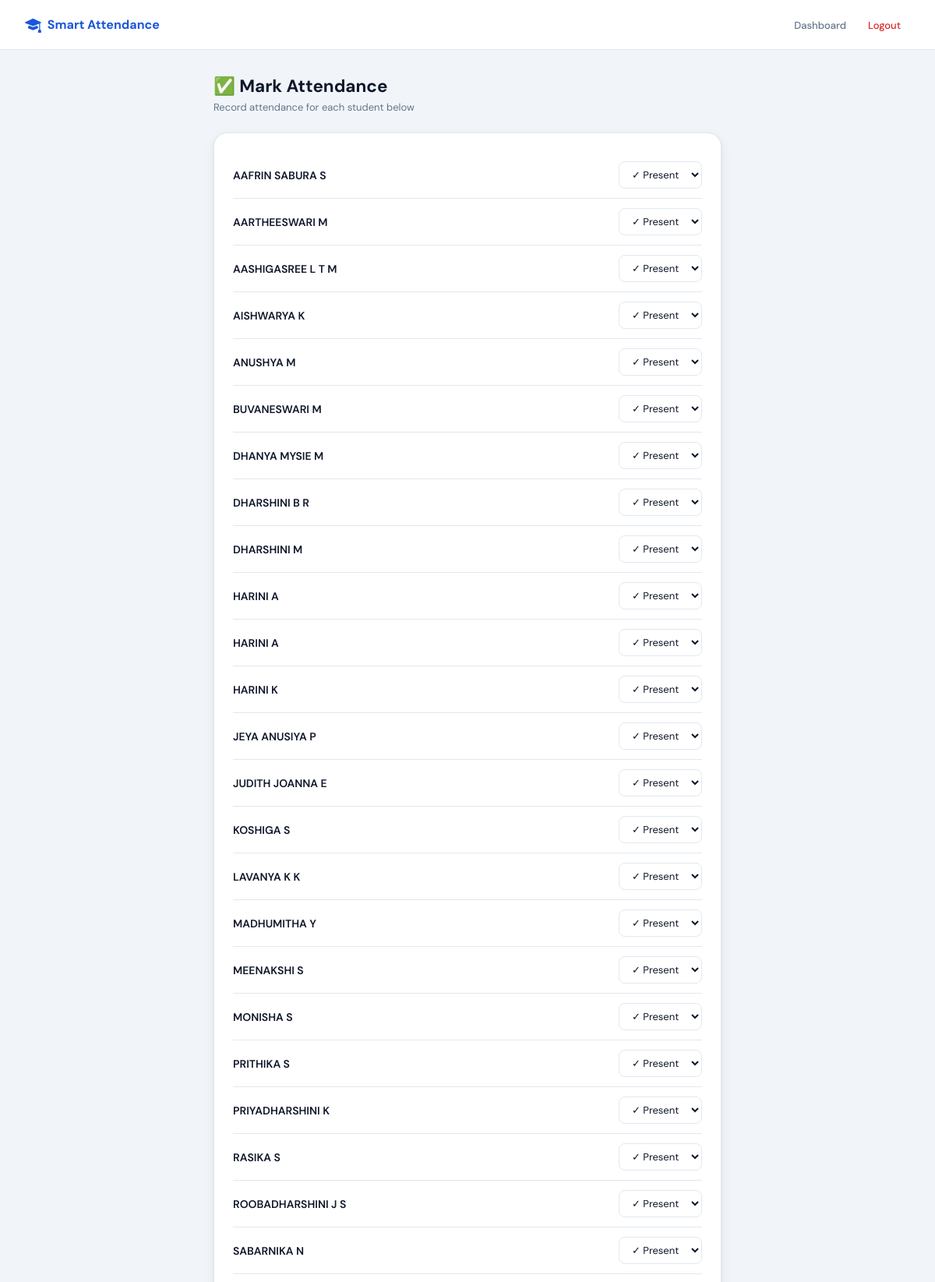
The app's page /teacher/mark-attendance/ (signed in, upper part) with its own data.
### leave_app/models.py (models this page shows, shortened)
class Student(models.Model):
    name = models.CharField(max_length=100)
    roll_no = models.CharField(max_length=20, unique=True)
    password = models.CharField(max_length=255)

### leave_app/views.py (the view, shortened to what this page needs)
# urls.py: path('teacher/mark-attendance/', views.mark_attendance, name='mark_attendance'),
@login_required
def mark_attendance(request):
    if not request.user.is_staff:
        return HttpResponse("❌ Only Teachers Allowed")
    students = Student.objects.all()
    return render(request, 'mark_attendance.html', {'students': students})

### templates/mark_attendance.html (shortened to what this page needs)
<!DOCTYPE html>
<html lang="en">
<head>
  <link href="https://cdn.jsdelivr.net/npm/bootstrap-icons@1.10.5/font/bootstrap-icons.css" rel="stylesheet"/>
</head>
<body>
<nav class="sa-nav">
  <a class="sa-nav-brand" href="{% url 'teacher_dashboard' %}">
    <i class="bi bi-mortarboard-fill" style="font-size:1.3rem;"></i> Smart Attendance
  </a>
  <ul class="sa-nav-links">
    <li><a href="{% url 'teacher_dashboard' %}">Dashboard</a></li>
    <li><a href="{% url 'logout' %}" class="logout">Logout</a></li>
  </ul>
</nav>
<div class="sa-page">
  <div class="page-header">
    <h1>✅ Mark Attendance</h1>
    <p>Record attendance for each student below</p>
  </div>
  <div class="sa-card">
    <form method="POST">
      {% for student in students %}
      <div class="student-row">
        <span class="student-name">{{ student.name }}</span>
        <select class="att-select" name="status_{{ student.id }}">
          <option value="Present">✓ Present</option>
        </select>
      </div>
      {% endfor %}
    </form>
  </div>
</div>
</body>
</html>

### templates/mark_attendance.html (style rules this page uses)
:root { --primary:#1a56db;--primary-dk:#1342b0;--primary-lt:#e8f0fd;--accent:#0ea472;--accent-lt:#e6f7f1;--surface:#fff;--bg:#f1f5f9;--border:#e2e8f0;--text:#0f172a;--muted:#64748b;--danger:#dc2626; }
*,*::before,*::after { box-sizing:border-box;margin:0;padding:0; }
body { font-family:'DM Sans',sans-serif;background:var(--bg);color:var(--text);min-height:100vh;display:flex;flex-direction:column; }
.sa-nav { height:64px;background:var(--surface);border-bottom:1px solid var(--border);display:flex;align-items:center;padding:0 32px;gap:16px; }
.sa-nav-brand { display:flex;align-items:center;gap:8px;font-weight:700;color:var(--primary);text-decoration:none; }
.sa-nav-links { display:flex;gap:4px;margin-left:auto;list-style:none; }
.sa-nav-links a { padding:6px 12px;border-radius:8px;font-size:13px;font-weight:500;color:var(--muted);text-decoration:none; }
.sa-nav-links a.logout { color:var(--danger); }
.sa-page { flex:1;padding:32px 24px;max-width:700px;margin:0 auto;width:100%; }
.page-header { margin-bottom:24px; }
.page-header h1 { font-size:1.4rem;font-weight:700; }
.page-header p { color:var(--muted);font-size:13px;margin-top:4px; }
.sa-card { background:var(--surface);border:1px solid var(--border);border-radius:18px;box-shadow:0 1px 3px rgba(0,0,0,.08),0 4px 16px rgba(0,0,0,.06);padding:24px;margin-bottom:20px; }
.student-row { display:flex;align-items:center;justify-content:space-between;padding:12px 0;border-bottom:1px solid var(--border); }
.student-name { font-size:14px;font-weight:600; }
.att-select { padding:7px 12px;border:1.5px solid var(--border);border-radius:8px;font-family:'DM Sans',sans-serif;font-size:13px;color:var(--text);background:var(--surface);outline:none;cursor:pointer;transition:border-color .15s; }

### records on screen
Student: name "AAFRIN SABURA S", id "✓ Present"
Student: name "AARTHEESWARI M", id "✓ Present"
Student: name "AASHIGASREE L T M", id "✓ Present"
Student: name "AISHWARYA K", id "✓ Present"
Student: name "ANUSHYA M", id "✓ Present"
Student: name "BUVANESWARI M", id "✓ Present"
Student: name "DHANYA MYSIE M", id "✓ Present"
Student: name "DHARSHINI B R", id "✓ Present"
Student: name "DHARSHINI M", id "✓ Present"
Student: name "HARINI A", id "✓ Present"
Student: name "HARINI A", id "✓ Present"
Student: name "HARINI K", id "✓ Present"
Student: name "JEYA ANUSIYA P", id "✓ Present"
Student: name "JUDITH JOANNA E", id "✓ Present"
Student: name "KOSHIGA S", id "✓ Present"
Student: name "LAVANYA K K", id "✓ Present"
Student: name "MADHUMITHA Y", id "✓ Present"
Student: name "MEENAKSHI S", id "✓ Present"
Student: name "MONISHA S", id "✓ Present"
Student: name "PRITHIKA S", id "✓ Present"
Student: name "PRIYADHARSHINI K", id "✓ Present"
Student: name "RASIKA S", id "✓ Present"
Student: name "ROOBADHARSHINI J S", id "✓ Present"
Student: name "SABARNIKA N", id "✓ Present"
